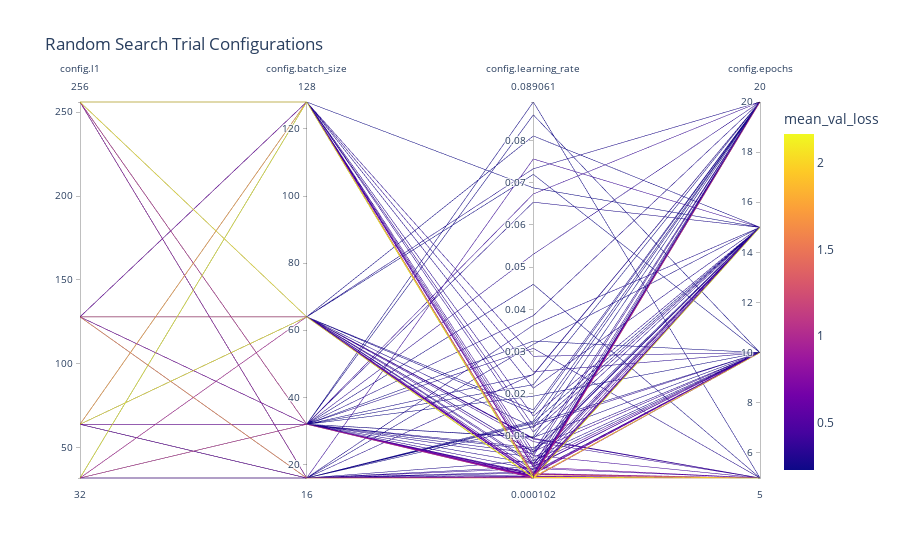

Source (notebook cell):
### Markdown cell above
<div style="display: flex; justify-content: space-between; align-items: center; width: 100%;">
    <span style="color: #ff6900; font-size: 25px; font-weight: bold;">Tested Configurations Overview</span>
    <span style="text-align: right; font-size: 12px;">Lena Hammerer | Luisa Ibele | Hanna Steinwender</span>
</div>

- **Random Search** provides a big picture perspective across the whole search space.

### Code cell
fig = px.parallel_coordinates(df_flat_e7_log, color="mean_val_loss",
                              title='Random Search Trial Configurations',
                              dimensions=['config.l1', 'config.batch_size', 'config.learning_rate',
                                          'config.epochs'], width=900)
fig.show()
